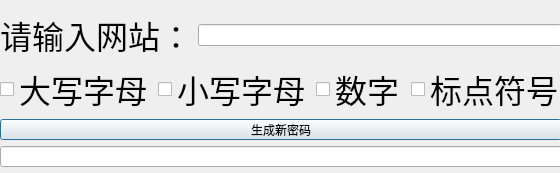
<?xml version="1.0" encoding="UTF-8"?>
<ui version="4.0">
 <class>Dialog</class>
 <widget class="QDialog" name="Dialog">
  <property name="geometry">
   <rect>
    <x>0</x>
    <y>0</y>
    <width>560</width>
    <height>173</height>
   </rect>
  </property>
  <property name="windowTitle">
   <string>Dialog</string>
  </property>
  <widget class="QWidget" name="layoutWidget">
   <property name="geometry">
    <rect>
     <x>0</x>
     <y>11</y>
     <width>562</width>
     <height>156</height>
    </rect>
   </property>
   <layout class="QVBoxLayout" name="verticalLayout_2">
    <item>
     <layout class="QHBoxLayout" name="horizontalLayout_2">
      <item>
       <widget class="QLabel" name="label">
        <property name="font">
         <font>
          <pointsize>24</pointsize>
         </font>
        </property>
        <property name="text">
         <string>请输入网站：</string>
        </property>
       </widget>
      </item>
      <item>
       <widget class="QLineEdit" name="lineEdit_site"/>
      </item>
     </layout>
    </item>
    <item>
     <layout class="QHBoxLayout" name="horizontalLayout">
      <item>
       <widget class="QCheckBox" name="checkBox_upper">
        <property name="font">
         <font>
          <pointsize>24</pointsize>
         </font>
        </property>
        <property name="text">
         <string>大写字母</string>
        </property>
       </widget>
      </item>
      <item>
       <widget class="QCheckBox" name="checkBox_lower">
        <property name="font">
         <font>
          <pointsize>24</pointsize>
         </font>
        </property>
        <property name="text">
         <string>小写字母</string>
        </property>
       </widget>
      </item>
      <item>
       <widget class="QCheckBox" name="checkBox_number">
        <property name="font">
         <font>
          <pointsize>24</pointsize>
         </font>
        </property>
        <property name="text">
         <string>数字</string>
        </property>
       </widget>
      </item>
      <item>
       <widget class="QCheckBox" name="checkBox_puc">
        <property name="font">
         <font>
          <pointsize>24</pointsize>
         </font>
        </property>
        <property name="text">
         <string>标点符号</string>
        </property>
       </widget>
      </item>
     </layout>
    </item>
    <item>
     <layout class="QVBoxLayout" name="verticalLayout">
      <item>
       <widget class="QPushButton" name="pushButton">
        <property name="text">
         <string>生成新密码</string>
        </property>
       </widget>
      </item>
      <item>
       <widget class="QLineEdit" name="lineEdit_result"/>
      </item>
     </layout>
    </item>
   </layout>
  </widget>
 </widget>
 <resources/>
 <connections/>
</ui>
